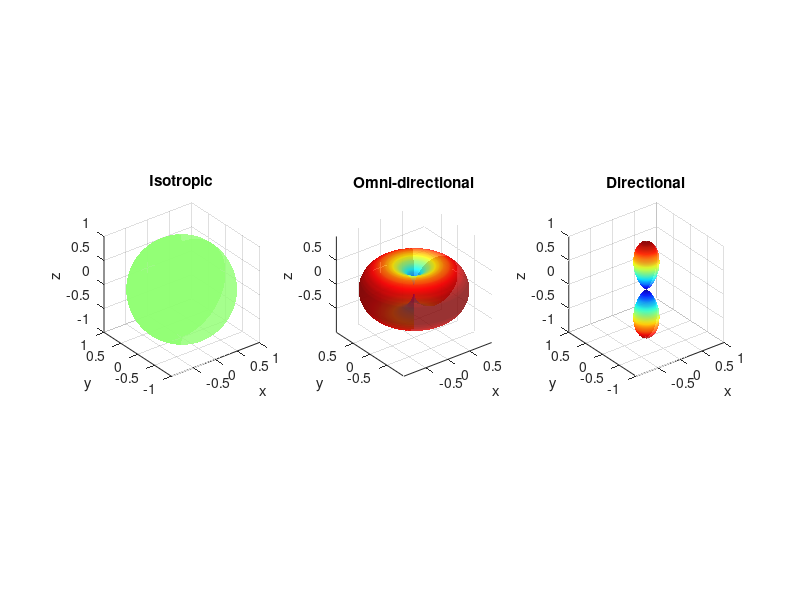

MATLAB code to generate this figure: (Note: this script raises an error after producing the figure.)
% Radiation patterns of isotropic, omni-directional, and directional antennas (3D)
clear; clc; close all;

% Define spherical angles
theta = linspace(0, 2*pi, 200);   % azimuth
phi   = linspace(0, pi, 100);     % elevation
[theta, phi] = meshgrid(theta, phi);

%% Radiation patterns
% Isotropic
P_iso = ones(size(theta));

% Omni-directional (dipole-like: depends only on elevation)
P_omni = abs(sin(phi));

% Directional (cos^n(theta) type pattern, beam at theta=0)
n = 6; % larger n = narrower beam
P_dir = cos(phi).^n;
P_dir(P_dir < 0) = 0;

%% Convert spherical to Cartesian
[X_iso, Y_iso, Z_iso] = sph2cart(theta, pi/2 - phi, P_iso);
[X_omni, Y_omni, Z_omni] = sph2cart(theta, pi/2 - phi, P_omni);
[X_dir, Y_dir, Z_dir] = sph2cart(theta, pi/2 - phi, P_dir);

%% Plot
figure;

subplot(1,3,1);
surf(X_iso, Y_iso, Z_iso, P_iso, 'FaceAlpha',0.8); 
title('Isotropic'); axis equal; shading interp; colormap jet; 
xlabel('x'); ylabel('y'); zlabel('z'); grid on;

subplot(1,3,2);
surf(X_omni, Y_omni, Z_omni, P_omni, 'FaceAlpha',0.8);
title('Omni-directional'); axis equal; shading interp; colormap jet;
xlabel('x'); ylabel('y'); zlabel('z'); grid on;

subplot(1,3,3);
surf(X_dir, Y_dir, Z_dir, P_dir, 'FaceAlpha',0.8);
title('Directional'); axis equal; shading interp; colormap jet;
xlabel('x'); ylabel('y'); zlabel('z'); grid on;

sgtitle('3D Radiation Patterns');
